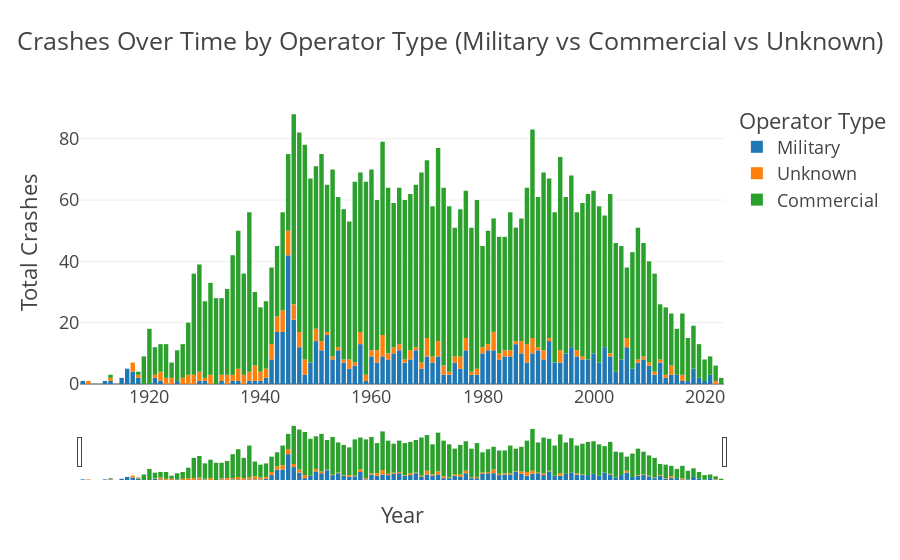

The notebook cell this image was saved under:
### Markdown cell above
## 4. Crashes Over Time

We analyze the number of crashes per year to see trends in aircraft accidents over time.

This helps us identify:
- Periods with high crash rates (e.g., war or early aviation)
- Declines in crashes as aviation technology improved

### Code cell
def classify_operator(op):
    if pd.isna(op) or op.strip().lower() in ['unknown', '', 'nan']:
        return 'Unknown'
    elif 'military' in op.lower() or 'army' in op.lower() or 'navy' in op.lower():
        return 'Military'
    else:
        return 'Commercial'

df['Operator Type'] = df['Operator'].apply(classify_operator)
crashes_by_operator = df.groupby(['Year', 'Operator Type']).size().reset_index(name='Total Crashes')

fig = px.bar(
    crashes_by_operator,
    x='Year',
    y='Total Crashes',
    color='Operator Type',
    title='Crashes Over Time by Operator Type (Military vs Commercial vs Unknown)',
    template='presentation',
    height=600
)

fig.update_layout(
    xaxis=dict(
        title='Year',
        rangeslider=dict(visible=True),
        type='linear'
    ),
    yaxis_title='Total Crashes',
    legend_title='Operator Type'
)
fig.update_layout(template = "presentation",xaxis_title="Year",
                  yaxis_title="Total Crashes",
                  legend_title=dict(text="Operator Type"),
                  xaxis_title_standoff=50,
                  paper_bgcolor = "rgba(0, 0, 0, 0)",
                  plot_bgcolor = "rgba(0, 0, 0, 0)"
                 )
fig.show()

fig.write_image(os.path.join(results_dir, 'Crashes Over Time by Operator Type (Military vs Commercial vs Unknown).jpg'))
fig.write_image(os.path.join(results_dir, 'Crashes Over Time by Operator Type (Military vs Commercial vs Unknown).png'))
fig.write_html(os.path.join(results_dir, 'Crashes Over Time by Operator Type (Military vs Commercial vs Unknown).html'))

### Figure 1 — Plotly figure (JSON) as saved in the notebook; plotly's stock layout.template omitted (floating-point values rounded to 4 significant figures)
{"data": [{"hovertemplate": "Operator Type=Military<br>Year=%{x}<br>Total Crashes=%{y}<extra></extra>", "legendgroup": "Military", "marker": {"color": "#1F77B4", "pattern": {"shape": ""}}, "name": "Military", "orientation": "v", "showlegend": true, "textposition": "auto", "type": "bar", "x": [1908, 1912, 1913, 1915, 1916, 1917, 1918, 1921, 1922, 1925, 1929, 1930, 1933, 1935, 1936, 1938, 1939, 1940, 1941, 1942, 1943, 1944, 1945, 1946, 1947, 1948, 1949, 1950, 1951, 1952, 1953, 1954, 1955, 1956, 1957, 1958, 1959, 1960, 1961, 1962, 1963, 1964, 1965, 1966, 1967, 1968, 1969, 1970, 1971, 1972, 1973, 1974, 1975, 1976, 1977, 1978, 1979, 1980, 1981, 1982, 1983, 1984, 1985, 1986, 1987, 1988, 1989, 1990, 1991, 1992, 1993, 1994, 1995, 1996, 1997, 1998, 1999, 2000, 2001, 2002, 2003, 2004, 2005, 2006, 2007, 2008, 2009, 2010, 2011, 2012, 2013, 2014, 2015, 2016, 2017, 2018, 2019, 2020, 2021], "xaxis": "x", "y": [1, 1, 1, 2, 5, 4, 2, 2, 1, 1, 1, 1, 1, 1, 1, 1, 1, 1, 2, 8, 17, 17, 42, 21, 12, 3, 7, 14, 11, 16, 8, 11, 7, 5, 6, 13, 1, 9, 7, 9, 8, 10, 11, 7, 8, 11, 5, 9, 7, 9, 3, 3, 7, 5, 11, 3, 3, 10, 11, 11, 8, 9, 9, 13, 10, 7, 10, 11, 8, 14, 7, 7, 10, 12, 9, 8, 8, 10, 7, 12, 9, 4, 8, 12, 5, 7, 8, 6, 3, 7, 2, 3, 3, 1, 1, 5, 2, 1, 3], "yaxis": "y"}, {"hovertemplate": "Operator Type=Unknown<br>Year=%{x}<br>Total Crashes=%{y}<extra></extra>", "legendgroup": "Unknown", "marker": {"color": "#FF7F0E", "pattern": {"shape": ""}}, "name": "Unknown", "orientation": "v", "showlegend": true, "textposition": "auto", "type": "bar", "x": [1909, 1913, 1917, 1918, 1921, 1922, 1923, 1924, 1926, 1927, 1928, 1929, 1930, 1931, 1933, 1934, 1935, 1936, 1937, 1938, 1939, 1940, 1941, 1942, 1943, 1944, 1945, 1946, 1947, 1948, 1950, 1951, 1952, 1953, 1954, 1955, 1956, 1957, 1958, 1959, 1960, 1961, 1962, 1963, 1964, 1965, 1966, 1967, 1968, 1969, 1970, 1971, 1972, 1973, 1974, 1975, 1976, 1977, 1978, 1979, 1980, 1981, 1982, 1983, 1984, 1985, 1986, 1987, 1988, 1989, 1990, 1991, 1992, 1994, 1997, 1998, 2003, 2006, 2008, 2009, 2010, 2011, 2012, 2013, 2014, 2016, 2022], "xaxis": "x", "y": [1, 1, 3, 1, 1, 3, 2, 2, 2, 3, 3, 3, 1, 3, 2, 3, 2, 4, 3, 3, 5, 3, 3, 5, 5, 7, 8, 5, 5, 5, 4, 3, 1, 1, 1, 1, 3, 1, 4, 2, 2, 4, 7, 2, 2, 2, 1, 3, 1, 2, 6, 2, 5, 3, 1, 2, 4, 4, 1, 2, 2, 2, 6, 2, 2, 2, 1, 4, 6, 5, 1, 3, 1, 4, 2, 1, 1, 3, 1, 1, 1, 1, 1, 1, 3, 2, 1], "yaxis": "y"}, {"hovertemplate": "Operator Type=Commercial<br>Year=%{x}<br>Total Crashes=%{y}<extra></extra>", "legendgroup": "Commercial", "marker": {"color": "#2CA02C", "pattern": {"shape": ""}}, "name": "Commercial", "orientation": "v", "showlegend": true, "textposition": "auto", "type": "bar", "x": [1913, 1918, 1919, 1920, 1921, 1922, 1923, 1924, 1925, 1926, 1927, 1928, 1929, 1930, 1931, 1932, 1933, 1934, 1935, 1936, 1937, 1938, 1939, 1940, 1941, 1942, 1943, 1944, 1945, 1946, 1947, 1948, 1949, 1950, 1951, 1952, 1953, 1954, 1955, 1956, 1957, 1958, 1959, 1960, 1961, 1962, 1963, 1964, 1965, 1966, 1967, 1968, 1969, 1970, 1971, 1972, 1973, 1974, 1975, 1976, 1977, 1978, 1979, 1980, 1981, 1982, 1983, 1984, 1985, 1986, 1987, 1988, 1989, 1990, 1991, 1992, 1993, 1994, 1995, 1996, 1997, 1998, 1999, 2000, 2001, 2002, 2003, 2004, 2005, 2006, 2007, 2008, 2009, 2010, 2011, 2012, 2013, 2014, 2015, 2016, 2017, 2018, 2019, 2020, 2021, 2022, 2023], "xaxis": "x", "y": [1, 1, 9, 18, 9, 9, 11, 5, 10, 11, 17, 33, 35, 25, 30, 28, 25, 28, 39, 45, 33, 52, 24, 21, 22, 25, 23, 32, 25, 62, 65, 70, 60, 53, 61, 48, 61, 49, 49, 45, 59, 52, 63, 59, 49, 63, 54, 47, 51, 52, 51, 53, 62, 58, 49, 63, 58, 54, 42, 48, 48, 47, 55, 33, 37, 37, 38, 37, 45, 37, 40, 51, 68, 49, 58, 52, 49, 63, 51, 56, 45, 50, 54, 53, 51, 43, 52, 42, 37, 23, 38, 43, 37, 33, 32, 18, 22, 17, 15, 20, 14, 14, 11, 7, 6, 5, 2], "yaxis": "y"}], "layout": {"autosize": true, "barmode": "relative", "legend": {"title": {"text": "Operator Type"}, "tracegroupgap": 0}, "paper_bgcolor": "rgba(0, 0, 0, 0)", "plot_bgcolor": "rgba(0, 0, 0, 0)", "title": {"text": "Crashes Over Time by Operator Type (Military vs Commercial vs Unknown)"}, "xaxis": {"anchor": "y", "autorange": true, "domain": [0, 1], "range": [1908.0, 2024.0], "rangeslider": {"autorange": true, "range": [1908.0, 2024.0], "visible": true, "yaxis": {"_template": null, "rangemode": "match"}}, "title": {"standoff": 50, "text": "Year"}, "type": "linear"}, "yaxis": {"anchor": "x", "autorange": true, "domain": [0, 1], "range": [0, 92.63], "title": {"text": "Total Crashes"}, "type": "linear"}}}
